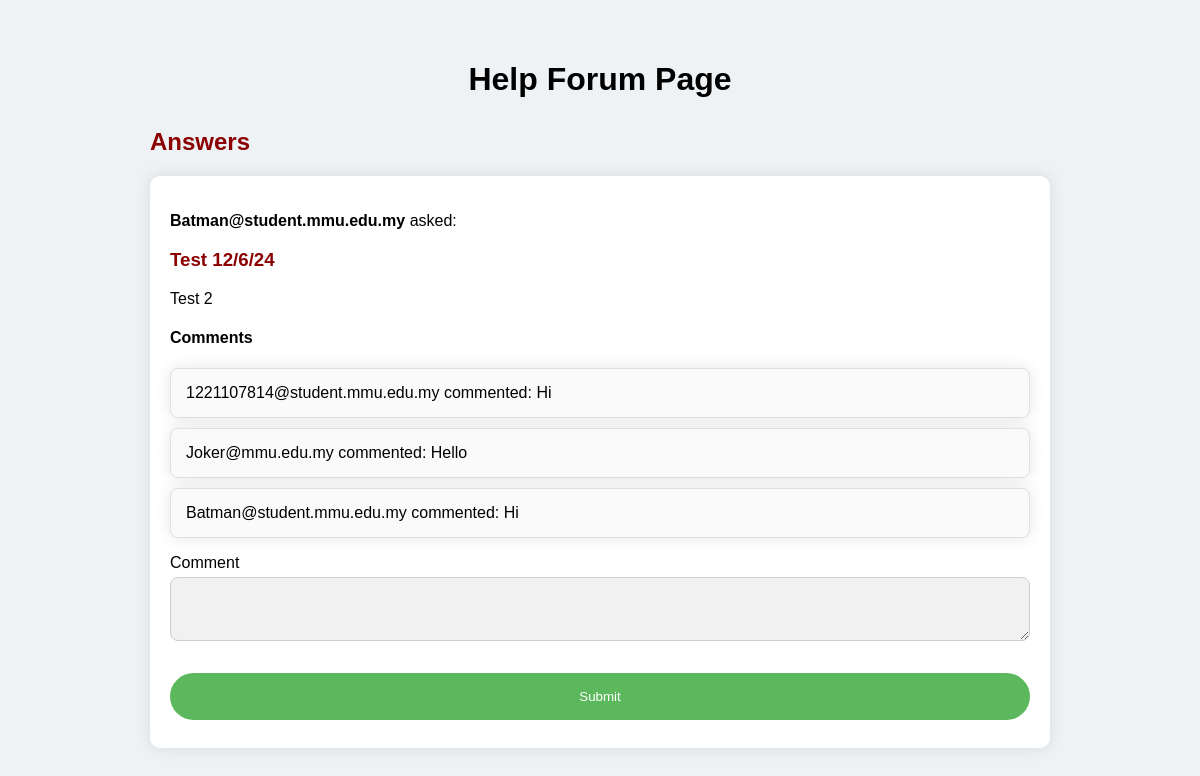
/help_forum/8, run on the app's committed database.
### app.py (models this page shows)
class Question(db.Model):
    id = db.Column(db.Integer, primary_key=True)
    question = db.Column(db.String(500), nullable=False)
    email = db.Column(db.String(90), nullable=False)
    description = db.Column(db.Text, nullable=False)

class Comment(db.Model):
    id = db.Column(db.Integer, primary_key=True)
    question = db.relationship('Question', backref=db.backref('comments', lazy=True))
    email = db.Column(db.String(90), nullable=False)
    question_id = db.Column(db.Integer, db.ForeignKey('question.id'), nullable=False)
    comment = db.Column(db.Text, nullable=False)

### app.py (the view)
@app.route('/help_forum/<int:question_id>', methods=['GET', 'POST'])
def help_forum(question_id):
    question = Question.query.get_or_404(question_id)
    form = CommentForm()
    if form.validate_on_submit():
        comment = Comment(email=current_user.email, comment=form.comment.data, question_id=question.id)
        db.session.add(comment)
        db.session.commit()
        flash('Your comment already posted!', 'success')
        return redirect(url_for('help_forum', question_id=question.id))
    comments = Comment.query.filter_by(question_id=question.id).all()
    return render_template('help_forum.html', question=question, comments=comments, form=form)

### app.py
class CommentForm(FlaskForm): #Used FlaskForm to create the text box for Comment
    comment = TextAreaField('Comment', validators=[DataRequired()])
    submit = SubmitField('Submit')

### templates/help_forum.html (shortened to what this page needs)
<!DOCTYPE html>
<html lang="en">
<head>
    <link rel="stylesheet" href="{{ url_for('static', filename='help_forum.css') }}">
</head>
<body>
    <h1>Help Forum Page</h1>
    <h2>Answers</h2>
    <div class="container">
        <p><strong>{{ question.email }}</strong> asked:</p>
        <h3>{{ question.question }}</h3>
        <p>{{ question.description }}</p>
        <h4>Comments</h4>
        <ul>
            {% for comment in comments %}
                <li>{{ comment.email }} commented: {{ comment.comment }}</li>
            {% endfor %}
        </ul>
        <form method="POST">
            <div>
                {{ form.comment.label }}
                {{ form.comment(class_="input") }}
            </div>
            <div>
                {{ form.submit(class_="helpbtn") }}
            </div>
        </form>
    </div>
</body>
</html>

### static/help_forum.css (style rules this page uses)
body { font-family: Arial, Helvetica, sans-serif; background-color: #eef2f5; max-width: 900px; margin: 0 auto; padding-top: 40px; padding-bottom: 40px; }
* { box-sizing: border-box; }
.container { padding: 10px; padding: 20px; background-color: #fff; border-radius: 10px; box-shadow: 0 0 15px rgba(0, 0, 0, 0.1); margin-bottom: 20px; }
h1 { color: black; text-align: center; margin-bottom: 30px; }
h2 { color: darkred; margin-top: 30px; }
h3 { color: darkred; }
ul { list-style-type: none; padding: 0; }
ul li { background: #fafafa; padding: 15px; border-radius: 8px; margin-bottom: 10px; border: 1px solid #e0e0e0; box-shadow: 0 0 15px rgba(0, 0, 0, 0.1); }
p { height: auto; width: auto; }
input[type=text], textarea { width: 100%; padding: 15px; margin: 5px 0 20px 0; display: inline-block; border: 1px solid #ccc; background: #f1f1f1; border-radius: 8px; font-size: 14px; }
.helpbtn { background-color: #5cb85c; color: white; padding: 16px 20px; margin: 8px 0; border: none; cursor: pointer; width: 100%; border-radius: 25px; }

### data on the page
Question: email "Batman@student.mmu.edu.my", question "Test 12/6/24", description "Test 2"
Comment: email "1221107814@student.mmu.edu.my", comment "Hi"
Comment: email "Joker@mmu.edu.my", comment "Hello"
Comment: email "Batman@student.mmu.edu.my", comment "Hi"
